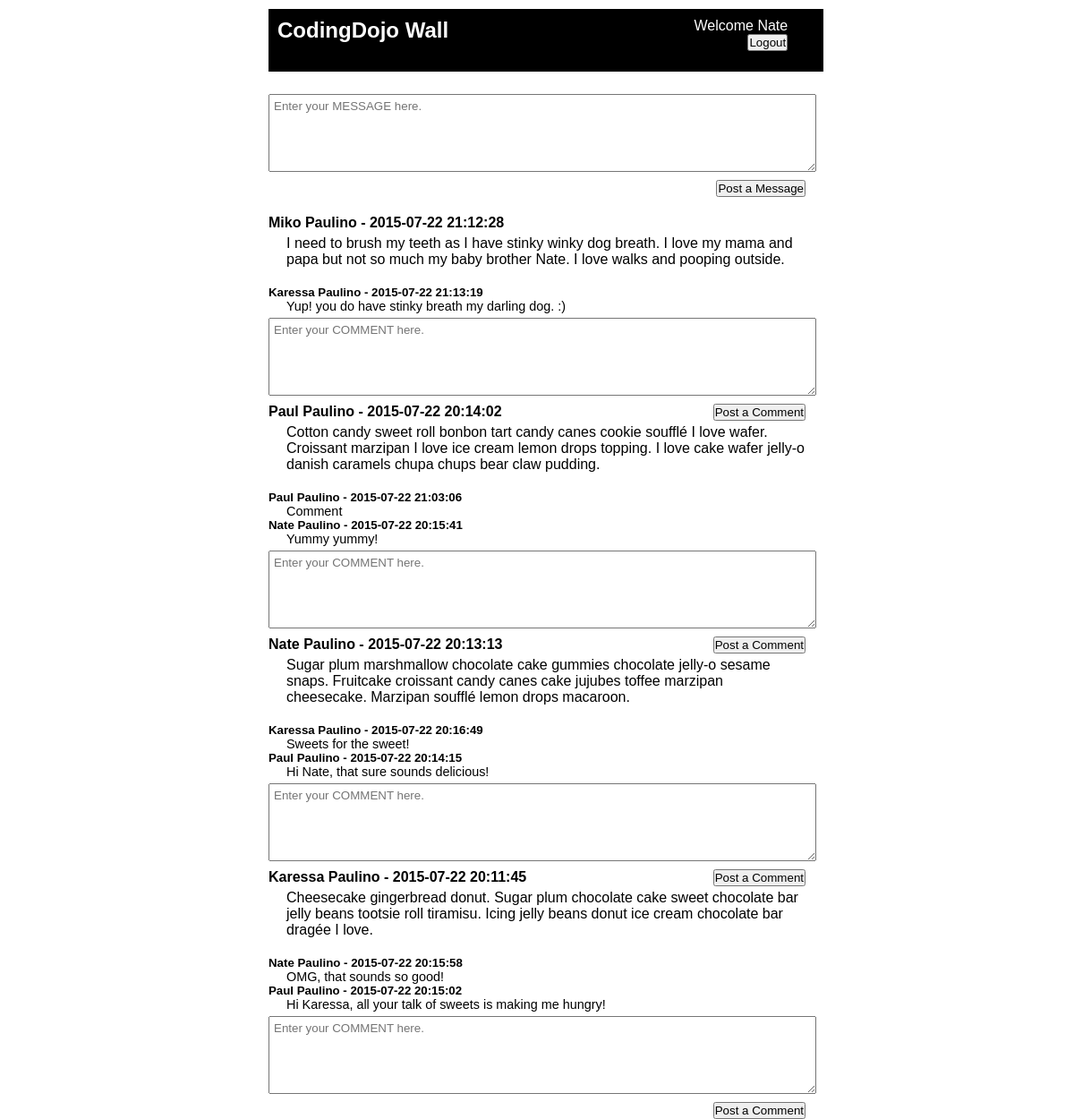
The app's page /wall.php (signed in) with its own data.
### tables this page shows
CREATE TABLE `messages` (
  `id` int(11) NOT NULL AUTO_INCREMENT,
  `message` text,
  `created_at` datetime DEFAULT NULL,
  `updated_at` datetime DEFAULT NULL,
  `users_id` int(11) NOT NULL,
  PRIMARY KEY (`id`),
  KEY `fk_messages_users1_idx` (`users_id`),
  CONSTRAINT `fk_messages_users1` FOREIGN KEY (`users_id`) REFERENCES `users` (`id`) ON DELETE NO ACTION ON UPDATE NO ACTION
);

CREATE TABLE `users` (
  `id` int(11) NOT NULL AUTO_INCREMENT,
  `first_name` varchar(255) DEFAULT NULL,
  `last_name` varchar(255) DEFAULT NULL,
  `email` varchar(255) DEFAULT NULL,
  `password` varchar(45) DEFAULT NULL,
  `created_at` datetime DEFAULT NULL,
  `updated_at` datetime DEFAULT NULL,
  PRIMARY KEY (`id`)
);

CREATE TABLE `comments` (
  `id` int(11) NOT NULL AUTO_INCREMENT,
  `comment` text,
  `created_at` datetime DEFAULT NULL,
  `updated_at` datetime DEFAULT NULL,
  `users_id` int(11) NOT NULL,
  `messages_id` int(11) NOT NULL,
  PRIMARY KEY (`id`),
  KEY `fk_comments_users_idx` (`users_id`),
  KEY `fk_comments_messages1_idx` (`messages_id`),
  CONSTRAINT `fk_comments_messages1` FOREIGN KEY (`messages_id`) REFERENCES `messages` (`id`) ON DELETE NO ACTION ON UPDATE NO ACTION,
  CONSTRAINT `fk_comments_users` FOREIGN KEY (`users_id`) REFERENCES `users` (`id`) ON DELETE NO ACTION ON UPDATE NO ACTION
);

### new-connection.php (called while the page is built, shortened)
<?php
$connection = mysqli_connect(DB_HOST, DB_USER, DB_PASS, DB_DATABASE);
function fetch($query)
{
	global $connection;
	$result = mysqli_query($connection, $query);
	$rows = array();
	foreach($result as $row) {
		$rows[] = $row;
	}
	return $rows;
}
?>

### wall.php (the view, shortened to what this page needs)
<?php
	require_once('new-connection.php');
	$posts_query = "SELECT first_name, last_name, email, /* users table */
					message, messages.created_at, messages.users_id as user_id, messages.id as message_id /* messages table */
					FROM messages
					LEFT JOIN users
					ON users.id = messages.users_id
					ORDER BY messages.created_at DESC";
	$posts = fetch($posts_query);
?>
<!DOCTYPE html>
<html>
<head>
	<link rel="stylesheet" href="styles.css" type="text/css">
</head>
<body>
	<div id="container">
		<div id="header">
			<h2 class="title">CodingDojo Wall</h2>
			<div id="welcome">
<?php 			echo "<p>Welcome {$_SESSION['first_name']}</p>"; ?>
				<form action="process.php" method="post">
					<input type="submit" value="Logout" style="float: right;">
				</form>
			</div>
		</div>
		<div id="main">
			<div id="message_form">
				<form action="process.php" method="post">
					<textarea name="post" id="post" placeholder="Enter your MESSAGE here."></textarea><br>
					<input type="submit" value="Post a Message" style="float: right;">
				</form>
			</div>
			<div id="wall">
				<?php foreach($posts as $post) { ?>
				    	<h4><?= $post['first_name'] . " " . $post['last_name'] . " - " . $post['created_at'] ?></h4>
					    <p class="message_body"><?= $post['message'] ?></p>
							<?php
							$comments_query = "SELECT first_name, last_name, email, /* users table */
												comment, comments.created_at, comments.users_id as user_id, comments.messages_id as messages_id /* comments table */
												FROM comments
												LEFT JOIN messages
							                    ON messages.id = comments.messages_id
							                    LEFT JOIN users
												ON users.id = comments.users_id
							                    WHERE comments.messages_id = {$post['message_id']}
												ORDER BY comments.created_at DESC";
							$comments = fetch($comments_query);
						?>
							<?php foreach($comments as $comment) { ?>
								    	<h5><?= $comment['first_name'] . " " . $comment['last_name'] . " - " . $comment['created_at'] ?></h5>
									    <p class="comment"><?= $comment['comment'] ?></p>
							<?php } ?>
				<form action="process.php" method="post">
					<textarea name="comment" id="comment" placeholder="Enter your COMMENT here."></textarea>
					<input type="submit" value="Post a Comment" style="float: right;">
				</form>
				<?php } ?>
			</div>
		</div>
	</div>
</body>
</html>

### styles.css (style rules this page uses)
* { padding: 0; margin: 0; font-family: Arial, Helvetica, sans-serif; }
#container { width: 600px; margin: 0 auto; padding: 10px; }
#header { display: inline-block; width: 600px; height: 50px; background-color: black; color: white; padding: 10px; }
#main { width: 600px; display: block; margin-top: 20px; color: black; }
.title { display: inline-block; vertical-align: top; }
#welcome { display: inline-block; margin-left: 270px; vertical-align: top; }
#message_form { width: 600px; display: inline-block; }
#post, #comment { width: 600px; height: 75px; padding: 5px; margin: 5px 0; }
#wall { margin-top: 20px; }
.message_body { margin: 5px 0 20px 20px; }
.comment { font-size: .9em; margin-left: 20px; }
input { display: inline-block; }

### records on screen
messages: users.first_name "Miko", users.last_name "Paulino", created_at "2015-07-22 21:12:28", message "I need to brush my teeth as I have stinky winky dog breath. I love my mama and papa but not so much my baby brother Nate. I love walks and pooping outside."
comments: users.first_name "Karessa", users.last_name "Paulino", created_at "2015-07-22 21:13:19", comment "Yup! you do have stinky breath my darling dog. :)"
messages: users.first_name "Paul", users.last_name "Paulino", created_at "2015-07-22 20:14:02", message "Cotton candy sweet roll bonbon tart candy canes cookie soufflé I love wafer. Croissant marzipan I love ice cream lemon drops topping. I love cake wafer jelly-o danish caramels chupa chups bear claw pudding."
comments: users.first_name "Paul", users.last_name "Paulino", created_at "2015-07-22 21:03:06", comment "Comment"
comments: users.first_name "Nate", users.last_name "Paulino", created_at "2015-07-22 20:15:41", comment "Yummy yummy!"
messages: users.first_name "Nate", users.last_name "Paulino", created_at "2015-07-22 20:13:13", message "Sugar plum marshmallow chocolate cake gummies chocolate jelly-o sesame snaps. Fruitcake croissant candy canes cake jujubes toffee marzipan cheesecake. Marzipan soufflé lemon drops macaroon."
comments: users.first_name "Karessa", users.last_name "Paulino", created_at "2015-07-22 20:16:49", comment "Sweets for the sweet!"
comments: users.first_name "Paul", users.last_name "Paulino", created_at "2015-07-22 20:14:15", comment "Hi Nate, that sure sounds delicious!"
messages: users.first_name "Karessa", users.last_name "Paulino", created_at "2015-07-22 20:11:45", message "Cheesecake gingerbread donut. Sugar plum chocolate cake sweet chocolate bar jelly beans tootsie roll tiramisu. Icing jelly beans donut ice cream chocolate bar dragée I love."
comments: users.first_name "Nate", users.last_name "Paulino", created_at "2015-07-22 20:15:58", comment "OMG, that sounds so good!"
comments: users.first_name "Paul", users.last_name "Paulino", created_at "2015-07-22 20:15:02", comment "Hi Karessa, all your talk of sweets is making me hungry!"

### other values on screen
$_SESSION['first_name'] "Nate"
